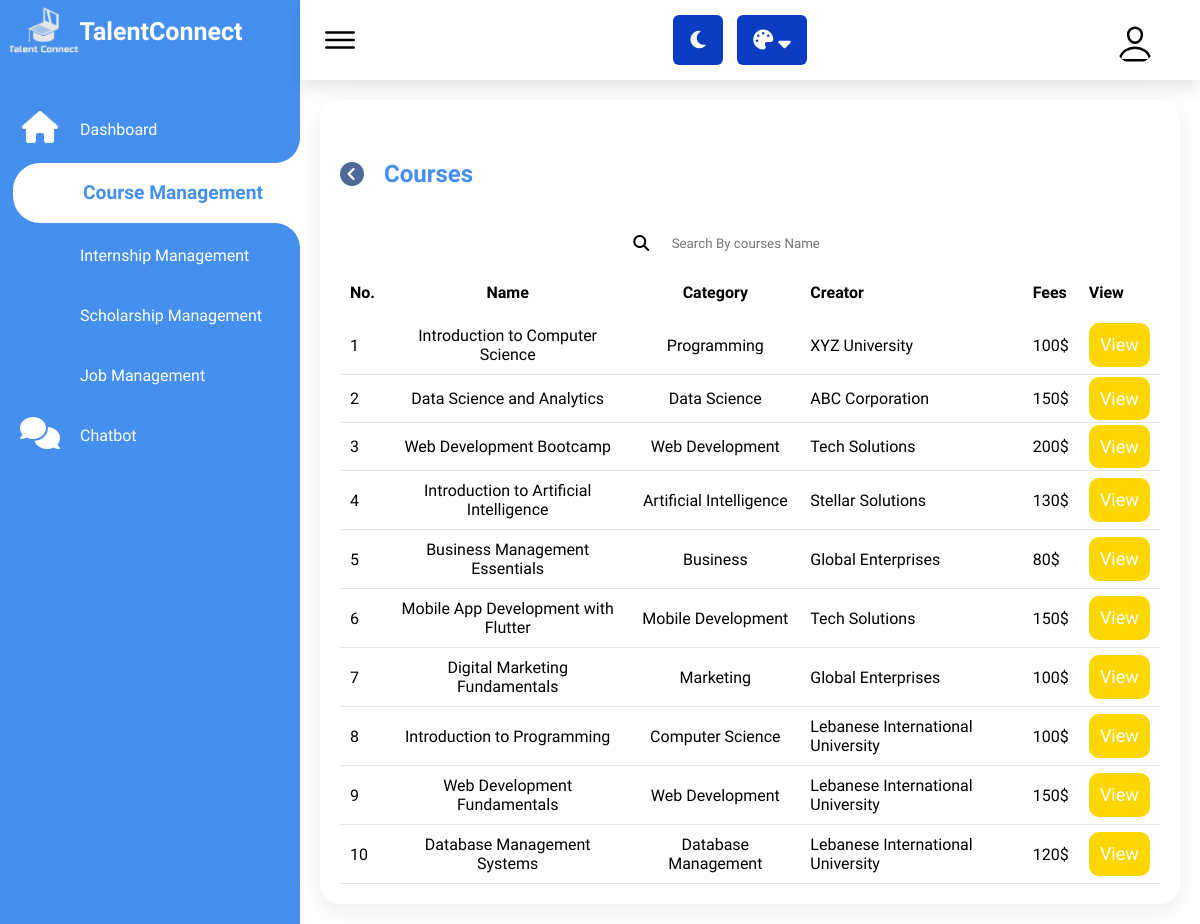
Page /admin/coursesView_Mangment.php (signed in) on the committed database.
### tables this page shows
CREATE TABLE `courses` (
  `course_ID` int(11) NOT NULL,
  `course_Name` varchar(50) NOT NULL,
  `course_Description` text NOT NULL,
  `course_Creator` varchar(50) NOT NULL,
  `course_Category` varchar(50) NOT NULL,
  `course_Picture` text NOT NULL,
  `course_overall_Video` text NOT NULL,
  `course_Fees` int(11) NOT NULL,
  `course_Status` varchar(10) NOT NULL,
  `course_Launch_Date` date NOT NULL DEFAULT current_timestamp()
);

### admin/coursesView_Mangment.php (the view, shortened to what this page needs)
<?php
include "structuralAdminPage.php";
?>
<head>
</head>
            <div class="details">
                <?php
                   $select_courses = mysqli_query($conn, "SELECT * FROM courses ");
                   $courses_count = mysqli_num_rows($select_courses);
                   echo '
                        <div class="recentOrders scroll">
                            <div class="cardHeader" style="margin:2.5rem 0 ; justify-self: left; place-items: center;">
                                <a href="courses_Management.php" style="display: flex; place-items: center; ">
                                    <i class="fa fa-light fa-circle-chevron-left fa-xl" style="color: #4e6997;"></i>
                                    <h2 style="margin: 0 20px;">Courses</h2>
                                </a>
                            </div>
                            <table >
                                <thead>
                                <tr>
                                    <td>No.</td>
                                    <td>Name</td>
                                    <td>Category</td>
                                    <!--
                                    <td>Description</td>
                                    -->
                                    <td>Creator</td>
                                    <td>Fees</td>
                                    <td>View</td>
                                    <!---
                                    ---!>
                                </tr>
                                </thead>
                   ';
                   if ($courses_count >0) {
                ?>
                        <tbody id="containerpendingROW">
                                <div style="    display: flex;     flex-direction: row;     width: 50%;     margin: 0 25%;     border-radius: 20px;     flex-wrap: nowrap;     justify-content: center;     align-items: center;">
                                    <i class="fa fa-solid fa-magnifying-glass"></i>
                                    <input type="text" name="" id="search-item" placeholder="Search By courses Name" onkeyup="pendingCompanySearch()" style="width: 50%;     height: 30px;     margin-left: 3%;     border: none;     border-radius: 20px;">
                                </div>
                            <form action="" method="post">
                        <?php
                                $number = 0;
                                while ($fetch_pending_companies = mysqli_fetch_assoc($select_courses)) {
                                    $number +=1;
                                    $course_id = $fetch_pending_companies['course_ID'];
                        ?>
                            <tr id="singleROW">
                                <td><?= $number ?></td>
                                <td class="companyName">
                                    <p>
                                        <?= $fetch_pending_companies['course_Name']; ?>
                                </p>
                                </td>
                                <td><?= $fetch_pending_companies['course_Category']; ?></td>
                                <td><?= $fetch_pending_companies['course_Creator']; ?></td>
                                <td><?= $fetch_pending_companies['course_Fees']; ?>$</td>
                                <td class="view-td">
                                    <a href="viewCourse.php?course_id=<?= $course_id; ?>" class="foods-btn" target="_blank">View</a>
                                </td>
                            </tr>
                       <?php
                                  }
                             ?>
                            </form>
                        </tbody>
                    </table>
                </div>
            <?php
                }
                else{
                echo '</table>
                <p class="empty" style="width: fit-content; margin-bottom: 19%;">
                    No Courses Yet!
                </p>';
                }
            ?>
            </div>
        </div>
    </div>
</body>
</html>

### admin/assets/css/style.css (style rules this page uses)
* { font-family: "Ubuntu", sans-serif; margin: 0; padding: 0; box-sizing: border-box; text-decoration: none; }
:root { --white: #fff; --black: #24292d; --nav-main: #4590ef; --switchers-main: #303d61; --gray: #f5f5f5; --black2: #999; }
body { min-height: 100vh; overflow-x: hidden; }
.details { position: relative; width: 100%; padding: 20px; display: grid; grid-template-columns: 2fr 1fr; grid-gap: 30px; }
.details .recentOrders { position: relative; display: flex; flex-direction: column; min-height: 500px; background: var(--white); padding: 20px; box-shadow: 0 7px 25px rgba(0, 0, 0, 0.08); border-radius: 20px; }
.details .cardHeader { display: flex; justify-content: space-between; align-items: flex-start; height: fit-content; margin: 3% 0 7% 0; }
.cardHeader h2 { font-weight: 600; color: var(--nav-main); }
.details table { width: 100%; border-collapse: collapse; margin-top: 10px; }
.details table thead td { font-weight: 600; }
.details .recentOrders table tr { color: black; border-bottom: 1px solid rgba(0, 0, 0, 0.1); }
.details .recentOrders table tr:last-child { border-bottom: none; }
.details .recentOrders table tr td { padding: 10px; }
.details .recentOrders table tr td:last-child { text-align: start; }
.details .recentOrders table tr td:nth-child(2) { text-align: start; }

### admin/assets/css/empty.css (style rules this page uses)
* { font-family: "Ubuntu", sans-serif; margin: 0; padding: 0; box-sizing: border-box; text-decoration: none; }
:root { --white: #fff; --black: #24292d; --nav-main: #4590ef; --switchers-main: #0b3cc1; --gray: #f5f5f5; --black2: #999; }

### admin/assets/css/profile.css (style rules this page uses)
* { font-family: "Ubuntu", sans-serif; margin: 0; padding: 0; box-sizing: border-box; text-decoration: none; }
:root { --white: #fff; --black: #24292d; --nav-main: #4590ef; --switchers-main: #0b3cc1; --gray: #f5f5f5; --black2: #999; }

### admin/assets/css/dark.css (style rules this page uses)
:root { --white: #fff; --black: #24292d; --nav-main: #4590ef; --switchers-main: #0b3cc1; --gray: #f5f5f5; --black2: #999; }

### admin/assets/css/customers.css (style rules this page uses)
* { font-family: "Ubuntu", sans-serif; margin: 0; padding: 0; box-sizing: border-box; text-decoration: none; }
:root { --white: #fff; --black: #24292d; --nav-main: #4590ef; --switchers-main: #0b3cc1; --gray: #f5f5f5; --black2: #999; }
.details { position: relative; width: 100%; padding: 20px; display: grid; grid-template-columns: 2fr 1fr; grid-gap: 30px; }
.details .recentOrders { position: relative; display: grid; min-height: 500px; background: var(--white); padding: 20px; box-shadow: 0 7px 25px rgba(0, 0, 0, 0.08); border-radius: 20px; width: 100%; }
.details .cardHeader { display: flex; justify-content: space-between; align-items: flex-start; }
.cardHeader h2 { font-weight: 600; color: var(--nav-main); }
.details table { width: 100%; border-collapse: collapse; margin-top: 10px; }
.details table thead td { font-weight: 600; }
.details .recentOrders table tr { color: black; border-bottom: 1px solid rgba(0, 0, 0, 0.1); height: 3rem; }
.details .recentOrders table tr:last-child { border-bottom: none; }
.details .recentOrders table tr td { padding: 10px; }
.details .recentOrders table tr td:last-child { text-align: start; }
.details .recentOrders table tr td:nth-child(2) { text-align: center; }
.details .recentOrders table tr td:nth-child(3) { text-align: center; }

### admin/assets/css/navbar.css (style rules this page uses)
* { font-family: "Ubuntu", sans-serif; margin: 0; padding: 0; box-sizing: border-box; text-decoration: none; }
:root { --white: #fff; --black: #24292d; --nav-main: #4590ef; --switchers-main: #0b3cc1; --gray: #f5f5f5; --black2: #999; }
body { min-height: 100vh; overflow-x: hidden; }

### admin/structuralAdminPage.php (style rules this page uses)
input { text-indent: 10px; }

### admin/coursesView_Mangment.php (style rules this page uses)
.details { display: flex; align-items: center; justify-content: center; min-height: 100vh; width: 100%; }
.foods-btn { background-color:#ffd700; color: var(--white); border-radius: 10px; text-decoration: none; width: 11rem; padding: 0.7rem; font-weight: 400; font-size: large; border: none; transition: 0.5s ease; }

### rows in the picture
courses: course_Name "Introduction to Computer Science", course_Category "Programming", course_Creator "XYZ University", course_Fees "100"
courses: course_Name "Data Science and Analytics", course_Category "Data Science", course_Creator "ABC Corporation", course_Fees "150"
courses: course_Name "Web Development Bootcamp", course_Category "Web Development", course_Creator "Tech Solutions", course_Fees "200"
courses: course_Name "Introduction to Artificial Intelligence", course_Category "Artificial Intelligence", course_Creator "Stellar Solutions", course_Fees "130"
courses: course_Name "Business Management Essentials", course_Category "Business", course_Creator "Global Enterprises", course_Fees "80"
courses: course_Name "Mobile App Development with Flutter", course_Category "Mobile Development", course_Creator "Tech Solutions", course_Fees "150"
courses: course_Name "Digital Marketing Fundamentals", course_Category "Marketing", course_Creator "Global Enterprises", course_Fees "100"
courses: course_Name "Introduction to Programming", course_Category "Computer Science", course_Creator "Lebanese International University", course_Fees "100"
courses: course_Name "Web Development Fundamentals", course_Category "Web Development", course_Creator "Lebanese International University", course_Fees "150"
courses: course_Name "Database Management Systems", course_Category "Database Management", course_Creator "Lebanese International University", course_Fees "120"
